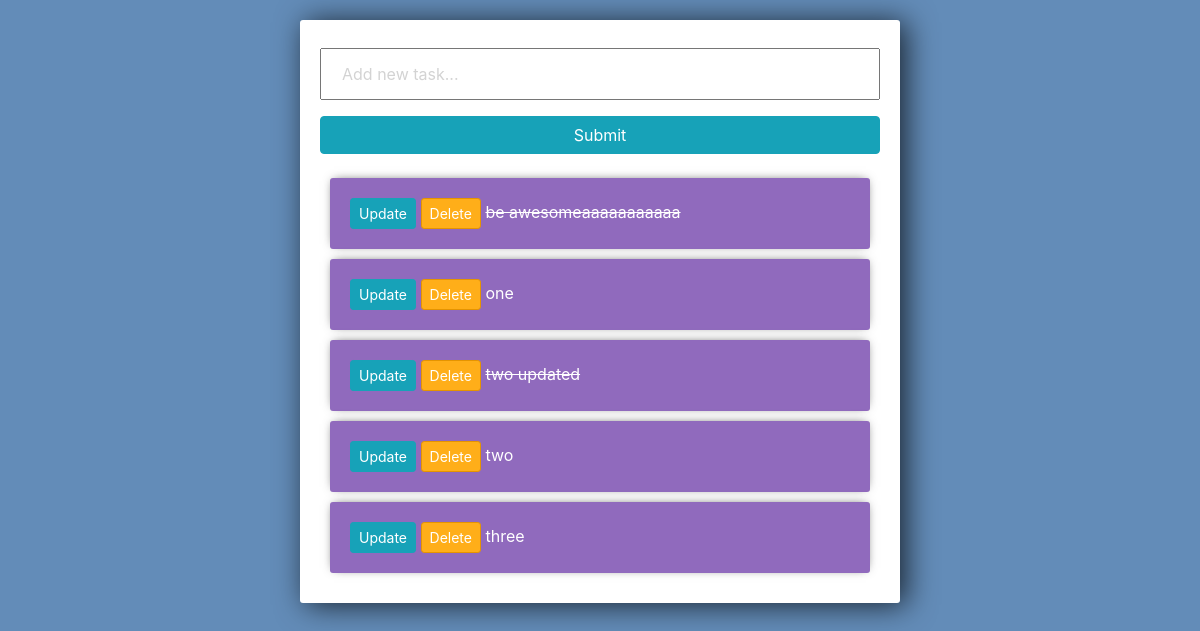
/todo/, run on an earlier commit of the app's database.
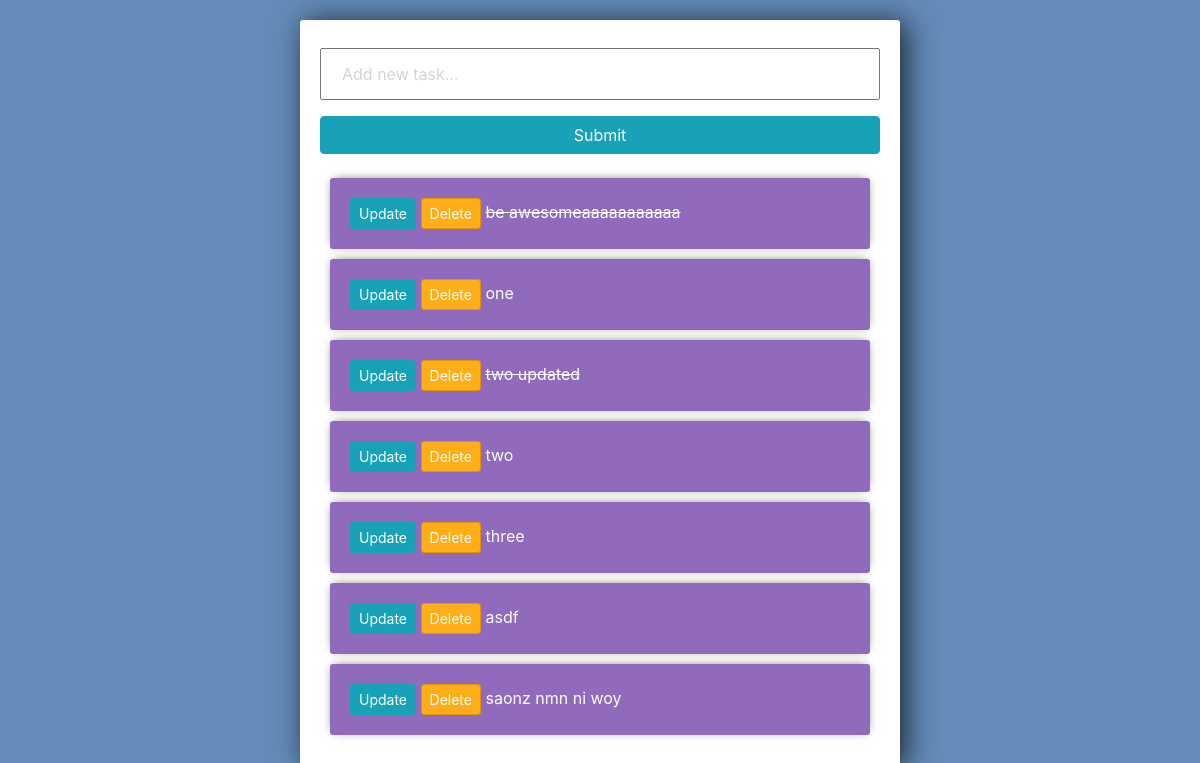
And on a later commit of the database.
### tasks/models.py (models this page shows)
class Task(models.Model):
    title = models.CharField(max_length=200)
    complete = models.BooleanField(default=False)
    created = models.DateTimeField(auto_now_add=True)
    def __str__(self):
        return self.title

### tasks/views.py (the view)
# urls.py: path('',views.index, name='list'),
def index(request):
    tasks = Task.objects.all()
    form = TaskForm()
    if request.method == 'POST':
        form = TaskForm(request.POST)
        if form.is_valid():
            form.save()
        return redirect('/')
    context ={'tasks':tasks, 'form':form}
    return render(request, 'tasks/list.html', context)

### tasks/forms.py
class TaskForm(forms.ModelForm):
    title= forms.CharField(widget= forms.TextInput(attrs={'placeholder':'Add new task...'}))
    class Meta:
        model = Task
        fields = '__all__'

### tasks/templates/tasks/list.html (shortened to what this page needs)
<link rel="stylesheet" href="https://stackpath.bootstrapcdn.com/bootstrap/4.3.1/css/bootstrap.min.css">
<div class="center-column">
	<form method="POST" action="/">
		{{form.title}}
		<input class="btn btn-info" type="submit" name="Create Task">
	</form>
	<div class="todo-list">
	{% for task in tasks %}
		<div class="item-row">
			<a class="btn btn-sm btn-info" href="{% url 'update_task' task.id %}">Update</a>
			<a class="btn btn-sm btn-danger" href="{% url 'delete' task.id %}">Delete</a>
			{% if task.complete == True %}
			<strike>{{task}}</strike>
			{% else %}
			<span>{{task}}</span>
			{% endif %}
		</div>
	{% endfor %}
	</div>
</div

What changed in the data, as far as the page shows it:
added Task: title "asdf"
added Task: title "saonz nmn ni woy"
